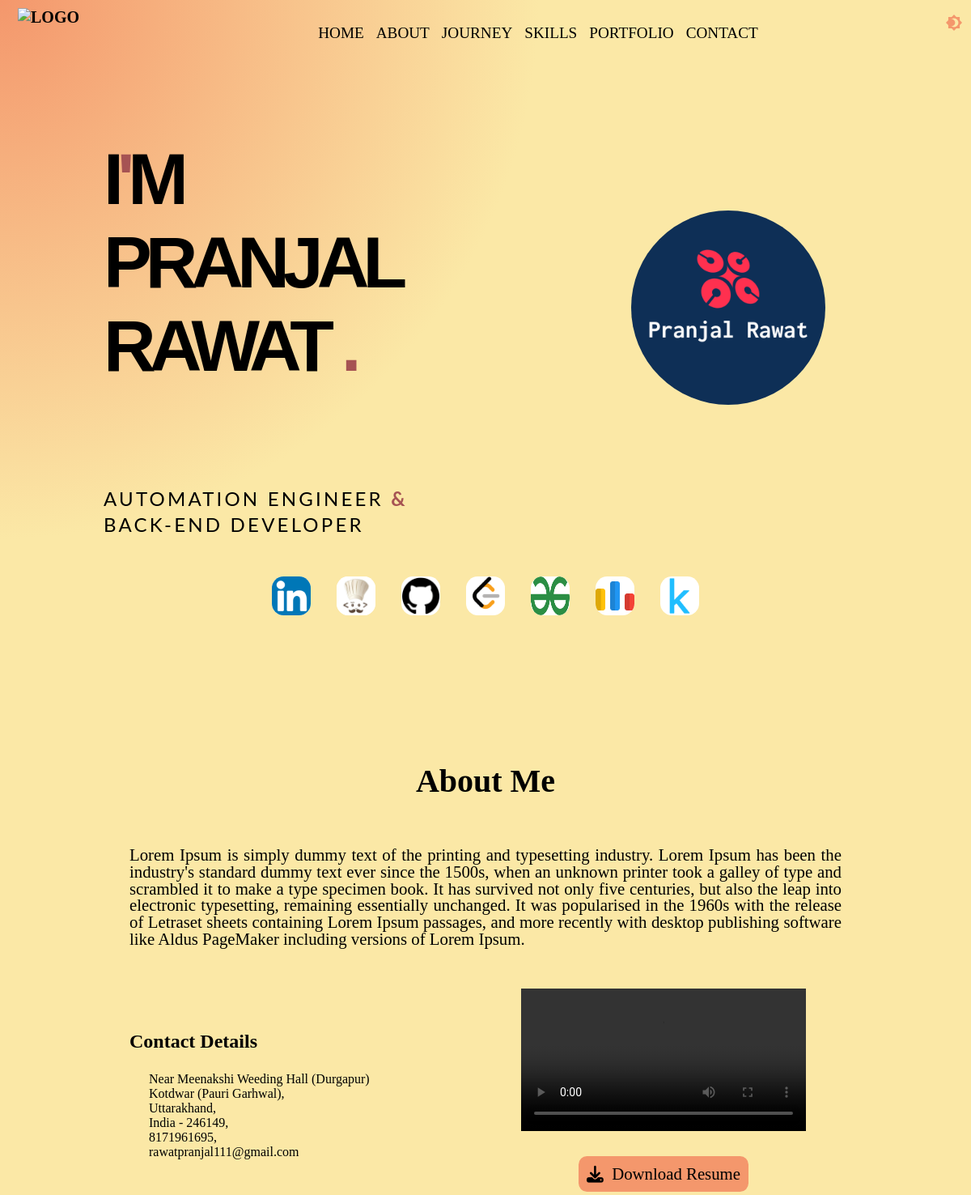
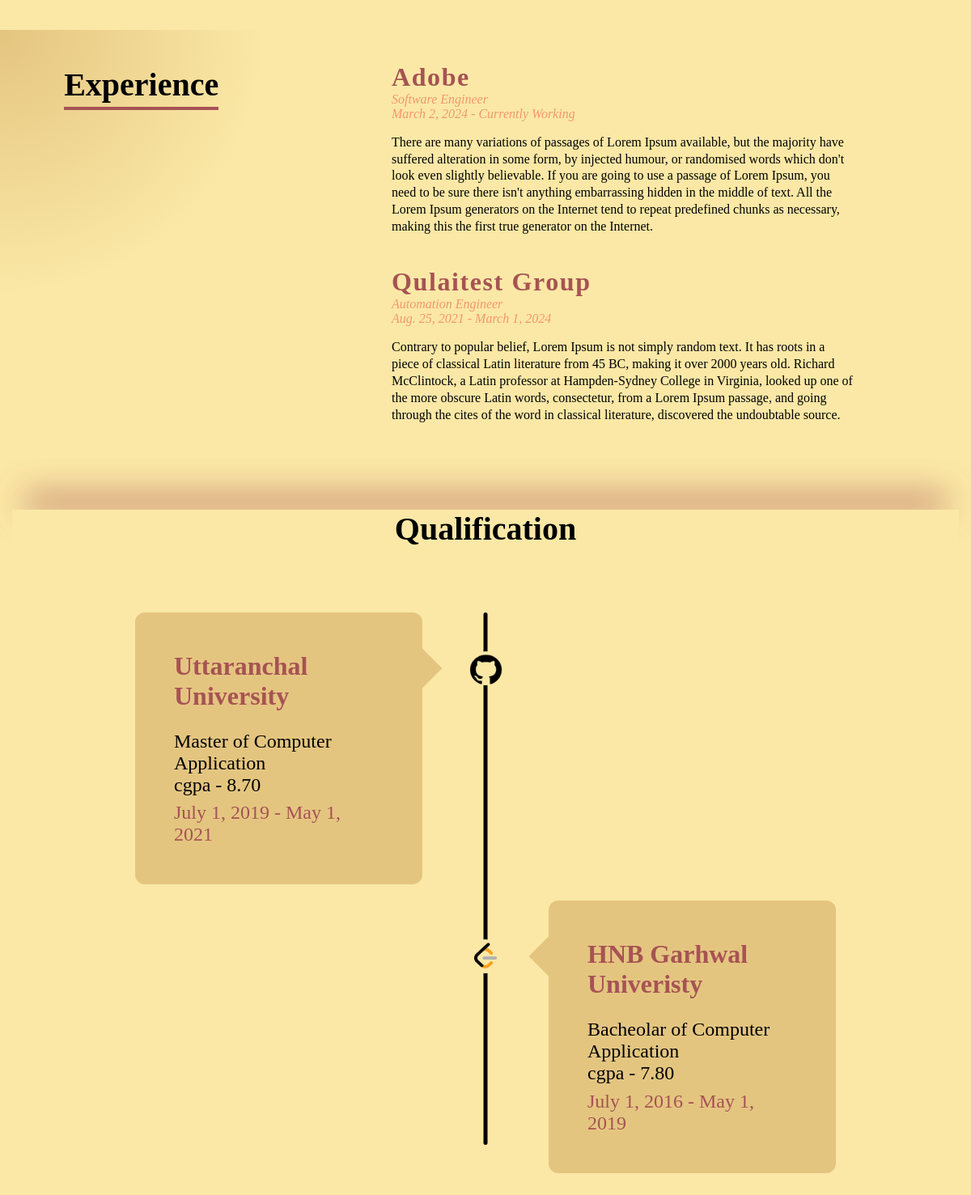
The page / on the database its author committed (2 pictures, top to bottom).
### portfolioApi/models.py (models this page shows, shortened)
class ResumeUploadModel(models.Model):
    user_profile = models.OneToOneField(UserProfileModel, on_delete=models.CASCADE)
    resume = models.FileField(upload_to = 'resume/', blank = True)
    video_resume = models.FileField(upload_to = 'resume/video_cv/', blank = True)
    cover_letter = models.TextField()
    designation = models.CharField(max_length=50)

class UserProfileModel(models.Model):
    GENDER_CHOICES = [
        ('M', 'Male'),
        ('F', 'Female'),
        ('O', 'Other'),
    ]
    user = models.OneToOneField(User, on_delete=models.CASCADE)
    first_name = models.CharField(max_length=50)
    last_name = models.CharField(max_length=50)
    date_of_birth = models.DateField()
    gender = models.CharField(max_length=1, choices=GENDER_CHOICES, blank=True, null=True)
    address = models.TextField()
    email = models.EmailField(unique=True)
    phone_number = models.CharField(max_length=15, blank=True, null=True)

class ProfileImageModel(models.Model):
    user_profile = models.OneToOneField(UserProfileModel, on_delete=models.CASCADE)
    image = models.ImageField(upload_to = 'profile_images/')

class SocialPlatformsModel(models.Model):
    user_profile = models.ForeignKey(UserProfileModel, on_delete=models.CASCADE)
    platformName = models.CharField(max_length = 255)
    platformIcon = models.ImageField(upload_to = 'social_profiles/')
    profileUrl = models.URLField()
    featured = models.BooleanField(db_index = True, default = True)

class ExperienceInfoModel(models.Model):
    user_profile = models.ForeignKey(UserProfileModel, on_delete=models.CASCADE)
    designation = models.CharField(max_length = 255)
    company_name = models.CharField(max_length = 255)
    start_date = models.DateField()
    end_date = models.DateField(null = True, blank = True)
    currently_working = models.BooleanField(db_index = True)
    company_logo = models.ImageField(upload_to = 'company_logo/', blank = True)
    company_website = models.URLField(blank = True)
    featured = models.BooleanField(db_index = True, default = True)
    description = models.TextField()

class EducationInfoModel(models.Model):
    user_profile = models.ForeignKey(UserProfileModel, on_delete=models.CASCADE)
    degree = models.CharField(max_length = 255)
    university = models.CharField(max_length = 255)
    start_date = models.DateField()
    end_date = models.DateField()
    university_logo = models.ImageField(upload_to = 'universities_logo/', blank=True)
    cgpa = models.DecimalField(
        max_digits=3,
        decimal_places=2,
        validators=[
            MinValueValidator(0),
            MaxValueValidator(10.00)
        ],
        blank=True
    )
    featured = models.BooleanField(db_index = True, default = True)

### portfolio/views.py (the view)
# urls.py: path('', views.DashboardView.as_view(), name='home'),
class DashboardView(ListView):
    template_name = 'dashboard.html'
    context_object_name = 'data'
    queryset = UserProfileModel.objects.all()
    def get_context_data(self, **kwargs):
        context = super(DashboardView, self).get_context_data(**kwargs)
        context['ProfileImage'] = ProfileImageModel.objects.all()
        context['ResumeUpload'] = ResumeUploadModel.objects.all()
        context['SocialPlatforms'] = SocialPlatformsModel.objects.filter(featured = True)
        context['EducationInfo'] = EducationInfoModel.objects.filter(featured = True).order_by('-start_date')
        context['ExperienceInfo'] = ExperienceInfoModel.objects.filter(featured = True).order_by('-start_date', 'currently_working')
        context['CertificateInfo'] = CertificateInfoModel.objects.filter(featured = True).order_by('-issue_date')
        context['SkillsInfo'] = SkillsInfoModel.objects.filter(featured = True).order_by('-years_of_exp')
        context['MajorProjectsInfo'] = MajorProjectsInfoModel.objects.filter(featured = True).order_by('-currently_working')
        return context

### portfolio/templatetags/address_sep.py (called while the page is built)
def address(value, arg):
    add = value.split(',')
    if arg == 'landmark':
        return add[0]
    elif arg == 'city':
        return add[1]
    elif arg == 'state':
        return add[2]
    elif arg == 'country':
        return add[3]

### portfolio/templatetags/designation.py (called while the page is built)
def desig(value, arg):
    des = value.split('&')
    if arg == 'first':
        return des[0]
    elif arg == 'second':
        return des[1]

### portfolio/templates/dashboard.html (shortened to what this page needs)
{% load static %} {% load designation %} {% load address_sep %}
<!DOCTYPE html>
<html>
    <head>
        <link
            rel="stylesheet"
            type="text/css"
            href="https://cdn.jsdelivr.net/gh/devicons/devicon@latest/devicon.min.css"
        />
        <link rel="stylesheet" href="{% static 'css/dashboard.css' %}" />
    </head>
    <body>
        <navigation> {% include 'navigation.html' %} </navigation>
        <section id="home">
            <div class="main">
                <div class="main__content">
                    {% for user in ResumeUpload %}
                    <h1>
                        I<span>'</span>M
                        <br />
                        {{ user.user_profile.first_name }}
                        <br />
                        {{ user.user_profile.last_name }}
                        <span>.</span>
                    </h1>
                    <div class="main__content__desc">
                        <desig1> {{ user.designation|desig:'first' }} </desig1>
                        {% if user.designation|desig:'second' %}
                        <desig2>
                            <span><b>&</b></span>
                            <br />
                            {{ user.designation|desig:'second' }}
                        </desig2>
                        {% endif %}
                    </div>
                    {% endfor %}
                </div>
                <div class="main__img">
                    {% for user in ProfileImage %}
                    <img src="{{ user.image.url }}" alt="My Image" />
                    {% endfor %}
                </div>
            </div>
            <div class="social">
                <ul class="social__presence">
                    {% for socialProfile in SocialPlatforms %}
                    <li>
                        <a href="{{ socialProfile.profileUrl }}">
                            <img
                                src="{{ socialProfile.platformIcon.url }}"
                                alt="My Image"
                            />
                        </a>
                    </li>
                    {% endfor %}
                </ul>
            </div>
        </section>
        <div class="about" id="about">
            <div class="about__content">
                <h1>About Me</h1>
                {% for userProfile in ResumeUpload %}
                <div class="about__content__desc">
                    {{ userProfile.cover_letter }}
                </div>
                {% endfor %}
            </div>
            <div class="about__extra">
                <div class="about__left">
                    <div class="about__contact">
                        <h3>Contact Details</h3>
                        {% for user in data %}
                        <div class="about__contact__desc">
                            <ul>
                                <li>{{ user.address|address:'landmark' }}</li>
                                <li>{{ user.address|address:'city' }},</li>
                                <li>{{ user.address|address:'state' }},</li>
                                <li>{{ user.address|address:'country' }},</li>
                                <li>{{ user.phone_number }},</li>
                                <li>{{ user.email }}</li>
                            </ul>
                        </div>
                        {% endfor %}
                    </div>
                </div>
                <div class="about__right">
                    {% for userProfile in ResumeUpload %}
                    <div class="about__video_resume">
                        <video controls>
                            <source
                                src="{{ userProfile.video_resume.url }}"
                                type="video/mp4"
                            />
                        </video>
                    </div>
                    <div class="about__resume">
                        <a
                            href="{{ userProfile.resume.url }}"
                            class="about__resume__btn"
                        >
                            <i class="fa fa-download"></i> Download Resume
                        </a>
                    </div>
                    {% endfor %}
                </div>
            </div>
        </div>
        <div class="journey" id="journey">
            <div class="experience">
                <div class="experience__left">
                    <h1>Experience</h1>
                </div>
                <div class="experience__right">
                    {% for experience in ExperienceInfo %}
                    <div class="experience__container">
                        <div class="company">
                            <a href="{{ experience.company_website }}">
                                {{experience.company_name}}
                            </a>
                        </div>
                        <div class="designation">
                            {{experience.designation}}
                        </div>
                        <div class="duration">
                            {% if experience.currently_working %}
                            <span>
                                {{experience.start_date}} - Currently Working
                            </span>
                            {% else %}
                            <span>
                                {{experience.start_date}} -
                                {{experience.end_date}}
                            </span>
                            {% endif %}
                        </div>
                        <div class="desc">{{experience.description}}</div>
                    </div>
                    {% endfor %}
                </div>
            </div>
            <div class="education">
                <h1>Qualification</h1>
                <div class="education__container">
                    <div class="timeline"></div>
                    {% for edu in EducationInfo %}
                    <div class="items">
                        <div class="items__row">
                            <img
                                src="{{ edu.university_logo.url }}"
                                alt="{{ edu.university }}"
                            />
                            <div class="title">{{ edu.university }}</div>
                            <div class="course">{{ edu.degree }}</div>
                            <div class="cpga">cgpa - {{ edu.cgpa }}</div>
                            <div class="duration">
                                {{edu.start_date}} - {{edu.end_date}}
                            </div>
                        </div>
                    </div>
                    {% endfor %}
                </div>
            </div>
        </div>
    </body>
</html>

### portfolio/templates/navigation.html (shortened to what this page needs)
{% load static %}
<link rel="stylesheet" href="{% static 'css/navigation.css' %}" />
<header id="nav">
    <h1 class="logo">
        <img src="{% static 'image/logo.png' %}" alt="LOGO" />
    </h1>
    <nav class="topnav" id="myTopnav">
        <ul>
            <li class="current">
                <a class="smoothscroll" href="#home">Home</a>
            </li>
            <li><a class="smoothscroll" href="#about">About</a></li>
            <li><a class="smoothscroll" href="#journey">Journey</a></li>
            <li><a class="smoothscroll" href="#skills">Skills</a></li>
            <li><a class="smoothscroll" href="#portfolio">Portfolio</a></li>
            <li><a class="smoothscroll" href="#contact">Contact</a></li>
        </ul>
    </nav>
    <div class="theme">
        <div class="theme__toggle">
            <button id="theme-toggle" aria-label="Dark theme">
            </button>
        </div>
    </div>
</header>

### rows shown on the page
ResumeUploadModel: user_profile.first_name "PRANJAL", user_profile.last_name "RAWAT", designation|desig "AUTOMATION ENGINEER", designation|desig "BACK-END DEVELOPER", cover_letter "Lorem Ipsum is simply dummy text of the printing and typesetting industry. Lorem Ipsum has been the industry's standard dummy text ever since the 1500s, when an unknown printer took a galley of type and scrambled it to make a type specimen book. It has survived not only five centuries, but also the leap into electronic typesetting, remaining essentially unchanged. It was popularised in the 1960s with the release of Letraset sheets containing Lorem Ipsum passages, and more recently with desktop publishing software like Aldus PageMaker including versions of Lorem Ipsum."
ProfileImageModel: image (picture)
SocialPlatformsModel: platformIcon (picture)
SocialPlatformsModel: platformIcon (picture)
SocialPlatformsModel: platformIcon (picture)
SocialPlatformsModel: platformIcon (picture)
SocialPlatformsModel: platformIcon (picture)
SocialPlatformsModel: platformIcon (picture)
SocialPlatformsModel: platformIcon (picture)
UserProfileModel: address|address "Near Meenakshi Weeding Hall (Durgapur)", address|address "Kotdwar (Pauri Garhwal)", address|address "Uttarakhand", address|address "India - 246149", phone_number "8171961695", email "rawatpranjal111@gmail.com"
ExperienceInfoModel: company_name "Adobe", designation "Software Engineer", start_date "March 2, 2024", description "There are many variations of passages of Lorem Ipsum available, but the majority have suffered alteration in some form, by injected humour, or randomised words which don't look even slightly believable. If you are going to use a passage of Lorem Ipsum, you need to be sure there isn't anything embarrassing hidden in the middle of text. All the Lorem Ipsum generators on the Internet tend to repeat predefined chunks as necessary, making this the first true generator on the Internet."
ExperienceInfoModel: company_name "Qulaitest Group", designation "Automation Engineer", start_date "Aug. 25, 2021", end_date "March 1, 2024", description "Contrary to popular belief, Lorem Ipsum is not simply random text. It has roots in a piece of classical Latin literature from 45 BC, making it over 2000 years old. Richard McClintock, a Latin professor at Hampden-Sydney College in Virginia, looked up one of the more obscure Latin words, consectetur, from a Lorem Ipsum passage, and going through the cites of the word in classical literature, discovered the undoubtable source."
EducationInfoModel: university_logo (picture), university "Uttaranchal University", degree "Master of Computer Application", cgpa "8.70", start_date "July 1, 2019", end_date "May 1, 2021"
EducationInfoModel: university_logo (picture), university "HNB Garhwal Univeristy", degree "Bacheolar of Computer Application", cgpa "7.80", start_date "July 1, 2016", end_date "May 1, 2019"
